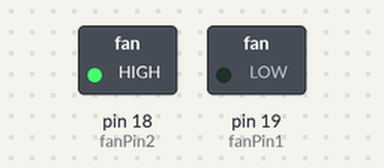
Bench run of a sketch on a simulated Arduino Uno, built with avr-gcc and run on an emulated ATmega328P. Parts: switched loads named in the sketch (green lamp = pin HIGH).

Above: at 1.5 s.
At 3.5 s:
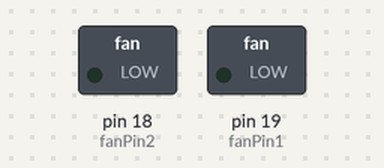
At 5.5 s:
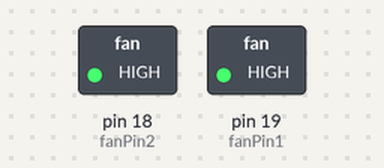
Timing chart, 0 to 10.4 s (numbered marks = the images above):
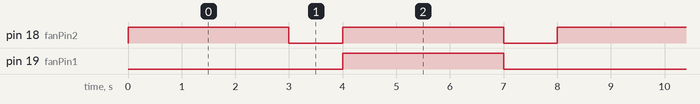

Measured:
- by itself, pin 18 (fanPin2): alternates HIGH for 3.0 s and LOW for 1.0 s
- by itself, pin 19 (fanPin1): alternates HIGH for 3.0 s and LOW for 5.0 s
- by itself, everything shown: repeats every 8.0 s, in 4 steps

The sketch:

Project_13_Fan.ino
```cpp
// Define the pins for the two fan motors
#define fanPin1 19
#define fanPin2 18

// Setup function
void setup() {
  // Set fanPin1 as an output pin
  // Set fanPin2 as an output pin
  pinMode(fanPin1, OUTPUT);
  pinMode(fanPin2, OUTPUT);
}

// Loop function
void loop() {
  // Turn off fanPin1 and
  // set fanPin2 to 70% duty cycle (180/255)
  // Turn off fanPin1
  // Set fanPin2 to 70% duty cycle
  // Wait for 3 seconds
  digitalWrite(fanPin1, LOW);
  analogWrite(fanPin2, 180);
  delay(3000);

  // Turn off both fanPin1 and fanPin2
  // Turn off fanPin1
  // Turn off fanPin2
  // Wait for 1 second
  digitalWrite(fanPin1, LOW);
  digitalWrite(fanPin2, LOW);
  delay(1000);

  // Turn on fanPin1 and
  // set fanPin2 to 82% duty cycle (210/255)
  // Turn on fanPin1
  // Set fanPin2 to 82% duty cycle
  // Wait for 3 seconds
  digitalWrite(fanPin1, HIGH);
  analogWrite(fanPin2, 210);
  delay(3000);

  // Turn off both fanPin1 and fanPin2
  // Turn off fanPin1
  // Turn off fanPin2
  // Wait for 1 second
  digitalWrite(fanPin1, LOW);
  digitalWrite(fanPin2, LOW);
  delay(1000);
}
```
